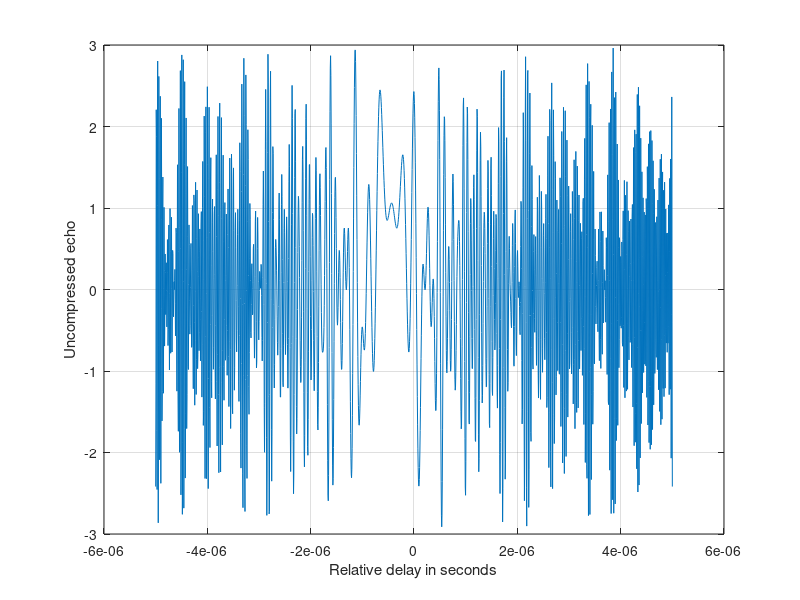
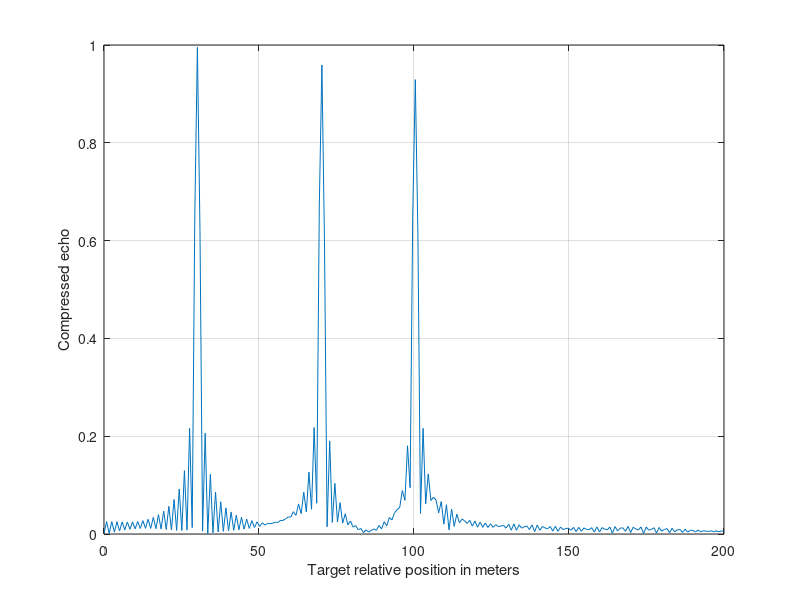

MATLAB code for these plots, in order:
% Pulse compression
close all; clear;
N = 3; % number of targets
T = 10e-6; % pulse duration
B = 90e6; % bandwidth
n_window = 200; % window size
range = [30 70 100];
eps = 1.0e-16;
c = 3.e8;  % speed of light
n = fix(2 * T * B); % number of samples

x(N,1:n) = 0;
y(1:n) = 0;
S(1:n) = 0;
t = linspace(-T/2,T/2,n);
S = exp(1i * pi * (B/T) .* t.^2); % Chirp signal
 for j = 1:1:N
    new_range = range(j); 
    x(j,:) = 1 .* exp(1i * pi * (B/T) .* (t +(2*new_range/c)).^2) ;
    y = x(j,:)  + y;
end
figure(3) 
win(1:n) = 1;
y = y .* win;
plot(t,real(y))
xlabel ('Relative delay in seconds')
ylabel ('Uncompressed echo')
grid
out =xcorr(S, y);
out = out ./ n;
s = T * c /2;
Npoints = ceil(n_window * n /s);
dist =linspace(0, n_window, Npoints);
delr = c/2/B;
figure(4)
plot(dist,abs(out(n:n+Npoints-1)))
xlabel ('Target relative position in meters')
ylabel ('Compressed echo')
grid